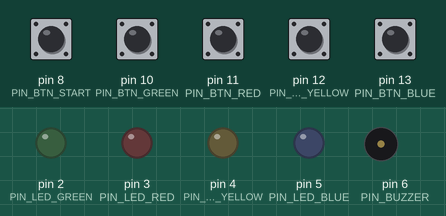
Simulated run of this sketch. Board: Arduino Uno, built with avr-gcc and run on an emulated ATmega328P. On the bench: output pins drawn as LEDs (lit = HIGH), buzzer (waves = sounding). The test bench sets the inputs (shaded band); at power-on: pin 8 (PIN_BTN_START), pin 10 (PIN_BTN_GREEN), pin 11 (PIN_BTN_RED), pin 12 (PIN_BTN_YELLOW), pin 13 (PIN_BTN_BLUE) LOW. Random numbers use the default seed unless the sketch sets one.

Above: at 1.2 s.
1.3 s: pin 8 (PIN_BTN_START) pulled HIGH for 0.15 s
At 2.6 s:
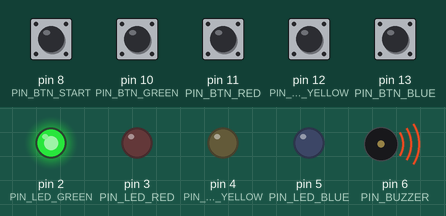
4.3 s: pin 10 (PIN_BTN_GREEN) pulled HIGH for 0.15 s
At 7.3 s:
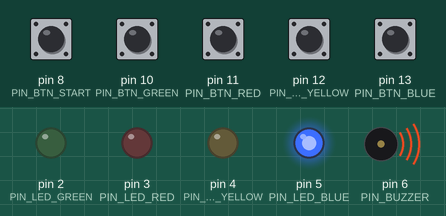
7.4 s: pin 11 (PIN_BTN_RED) pulled HIGH for 1 s
At 10.7 s:
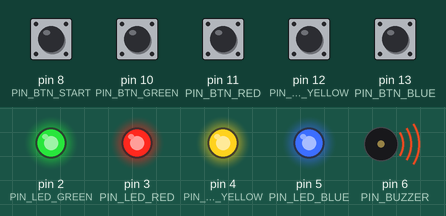
10.8 s: pin 8 (PIN_BTN_START) driven HIGH and pin 10 (PIN_BTN_GREEN) driven HIGH
13.8 s: pin 10 (PIN_BTN_GREEN) driven LOW
16.1 s: pin 13 (PIN_BTN_BLUE) pulled HIGH for 1 s
At 23.1 s:
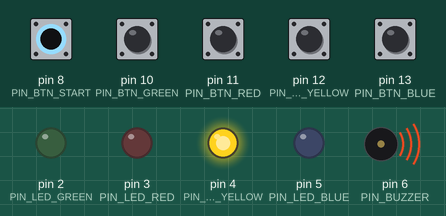
Timing chart, 0 to 23.8 s (numbered marks = the images above; inputs shaded):
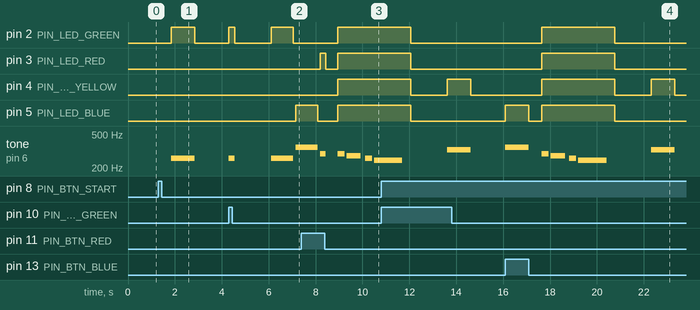

The sketch:

memory_game.ino
```cpp
/* Start button: press to start the game
   4 LEDs to display the sequences
   4 buttons for the player to play the sequence

   If the sequence is correct, all LEDs on for 1s
   Then the new sequence is displayed
   Each level the sequence increases by +1 LED and the speed increases

   If the sequence is correct, all LEDs flash 3 times and end the game
*/

#define NOTE_B3 246.94
#define NOTE_C4 261.63
#define NOTE_C4S 277.18
#define NOTE_D4 293.66
#define NOTE_E4 329.63
#define NOTE_F4 349.23
#define T_BLACK 1
#define T_WHITE 2
#define T_ROUND 4
#define T_QUAVER 0.5
#define T_SEMIQUAVER 0.25
#define T_FUSE 0.125
#define T_SEMIFUSE 0.0625

const int PIN_LED_GREEN = 2;
const int PIN_LED_YELLOW = 4;
const int PIN_LED_BLUE = 5;
const int PIN_LED_RED = 3;

const int PIN_BTN_GREEN = 10;
const int PIN_BTN_YELLOW = 12;
const int PIN_BTN_BLUE = 13;
const int PIN_BTN_RED = 11;

const int PIN_BTN_START = 8;
const int PIN_BUZZER = 6;

const int MAX_LEVEL = 16;
int CURRENT_LEVEL = 0;
int SPEED = 1000;
int sequence[MAX_LEVEL+1];

long btn_last_reading_green = 0;
long btn_last_reading_yellow = 0;
long btn_last_reading_blue = 0;
long btn_last_reading_red = 0;
long btn_delay = 50;

void setup ()  {
  pinMode(PIN_BTN_GREEN, INPUT);
  pinMode(PIN_BTN_YELLOW, INPUT);
  pinMode(PIN_BTN_BLUE, INPUT);
  pinMode(PIN_BTN_RED, INPUT);
  pinMode(PIN_BTN_START, INPUT);

  pinMode(PIN_LED_GREEN, OUTPUT);
  pinMode(PIN_LED_YELLOW, OUTPUT);
  pinMode(PIN_LED_BLUE, OUTPUT);
  pinMode(PIN_LED_RED, OUTPUT);

  pinMode(PIN_BUZZER, OUTPUT);

  digitalWrite(PIN_LED_GREEN, LOW);
  digitalWrite(PIN_LED_YELLOW, LOW);
  digitalWrite(PIN_LED_BLUE, LOW);
  digitalWrite(PIN_LED_RED, LOW);

  digitalWrite(PIN_BTN_GREEN, LOW);
  digitalWrite(PIN_BTN_YELLOW, LOW);
  digitalWrite(PIN_BTN_BLUE, LOW);
  digitalWrite(PIN_BTN_RED, LOW);
  digitalWrite(PIN_BTN_START, LOW);

  randomSeed(analogRead(0));
}

void loop (){
  while (CURRENT_LEVEL == 0){
    if(digitalRead(PIN_BTN_START) == HIGH){
      delay(500);
      CURRENT_LEVEL = 1;
      delay(50);
    }
  }
  generate_led_sequence();
  read_btn_sequence();
}

void generate_led_sequence()  {
  sequence[CURRENT_LEVEL] = random(2,6);
  for(int i = 1; i <= CURRENT_LEVEL; i++){
    digitalWrite(sequence[i], HIGH);
    play_note_led(sequence[i], SPEED);
    digitalWrite(sequence[i], LOW);
    delay(SPEED/10);
  }
}

void read_btn_sequence(){
  boolean correct = true;
  int i = 1;
  int pressedBtn = 0;

  while(correct && i <= CURRENT_LEVEL){
    if(digitalRead(PIN_BTN_RED) == HIGH){
      digitalWrite(PIN_LED_RED, HIGH);
      play_note_led(PIN_LED_RED, 250);
      digitalWrite (PIN_LED_RED, LOW);
      pressedBtn = PIN_LED_RED;
      btn_last_reading_red = millis();
    }
    else if(digitalRead (PIN_BTN_BLUE) == HIGH){
      digitalWrite (PIN_LED_BLUE, HIGH);
      play_note_led(PIN_LED_BLUE, 250);
      digitalWrite (PIN_LED_BLUE, LOW);
      pressedBtn = PIN_LED_BLUE;
      btn_last_reading_blue = millis();
    }
    else if(digitalRead(PIN_BTN_YELLOW) == HIGH){
      digitalWrite(PIN_LED_YELLOW, HIGH);
      play_note_led(PIN_LED_YELLOW, 250);
      digitalWrite(PIN_LED_YELLOW, LOW);
      pressedBtn = PIN_LED_YELLOW;
      btn_last_reading_yellow = millis();
    }
    else if (digitalRead(PIN_BTN_GREEN) == HIGH){
      digitalWrite(PIN_LED_GREEN, HIGH);
      play_note_led(PIN_LED_GREEN, 250);
      digitalWrite(PIN_LED_GREEN, LOW);
      pressedBtn = PIN_LED_GREEN;
      btn_last_reading_green = millis();
    }


    if((pressedBtn == PIN_LED_RED && (millis() - btn_last_reading_green) > btn_delay) ||
      (pressedBtn == PIN_LED_BLUE && (millis() - btn_last_reading_blue)  > btn_delay) ||
      (pressedBtn == PIN_LED_YELLOW && (millis() - btn_last_reading_yellow) > btn_delay) ||
      (pressedBtn == PIN_LED_GREEN && (millis() - btn_last_reading_green) > btn_delay)) {

      if(pressedBtn != sequence[i]){
        correct = false ;
      } else {
        i++;
        pressedBtn = 0;
      }
    }
  }

  if(correct == true){
    delay (500);
    correct_response();
    CURRENT_LEVEL++;
    if (SPEED >= 50){
      SPEED -= 50;
    }
  } else {
    incorrect_response();
    CURRENT_LEVEL = 0;
    SPEED = 1000;
  }
}

void play_note_led(int led, int speed){
  int notes[] = {NOTE_C4, NOTE_D4, NOTE_E4, NOTE_F4};
  tone(PIN_BUZZER, notes[led - 2], speed);
  delay(speed);
}

void play_melody(int notes[], int duration[], int tempo, int n_notes){
  for(int i = 0; i < n_notes; i++){
    tone(PIN_BUZZER, notes[i], duration[i] * tempo);
    delay(duration[i] * tempo * 1.30);
  }
}

void game_over_sound(){
  int notes[] = {NOTE_D4, NOTE_C4S, NOTE_C4, NOTE_B3};
  int duration[] = {T_BLACK, T_WHITE, T_BLACK, T_ROUND};
  play_melody(notes, duration, 300, 4);
}

void correct_response(){
  delay(1000);
}

void incorrect_response(){
  delay(500);
  digitalWrite(PIN_LED_GREEN, HIGH);
  digitalWrite(PIN_LED_YELLOW, HIGH);
  digitalWrite(PIN_LED_BLUE, HIGH);
  digitalWrite(PIN_LED_RED, HIGH);
  game_over_sound();
  digitalWrite(PIN_LED_GREEN, LOW);
  digitalWrite(PIN_LED_YELLOW, LOW);
  digitalWrite(PIN_LED_BLUE, LOW);
  digitalWrite(PIN_LED_RED, LOW);
  delay(1000);
}
```

Measured:
- after the input at 1.3 s, pin 2 (PIN_LED_GREEN): LOW → HIGH after 0.55 s, → LOW 1.0 s later; tone on pin 6 (PIN_BUZZER): silent → 261 Hz after 0.55 s, → silent 1.0 s later
- after the input at 4.3 s, pin 2 (PIN_LED_GREEN): LOW → HIGH at once, → LOW 0.25 s later, → HIGH 1.6 s later, → LOW 0.95 s later; pin 5 (PIN_LED_BLUE): LOW → HIGH after 2.8 s; tone on pin 6 (PIN_BUZZER): plays 261 Hz for 0.25 s, 261 Hz for 0.95 s, 349 Hz for 0.25 s, starting at once
- after the input at 7.4 s, pin 2 (PIN_LED_GREEN), pin 4 (PIN_LED_YELLOW): LOW → HIGH after 1.5 s; pin 3 (PIN_LED_RED): LOW → HIGH after 0.79 s, → LOW 0.25 s later, → HIGH 0.50 s later
- after the input at 16.1 s, pin 2 (PIN_LED_GREEN), pin 3 (PIN_LED_RED): LOW → HIGH after 1.6 s, → LOW 3.1 s later
